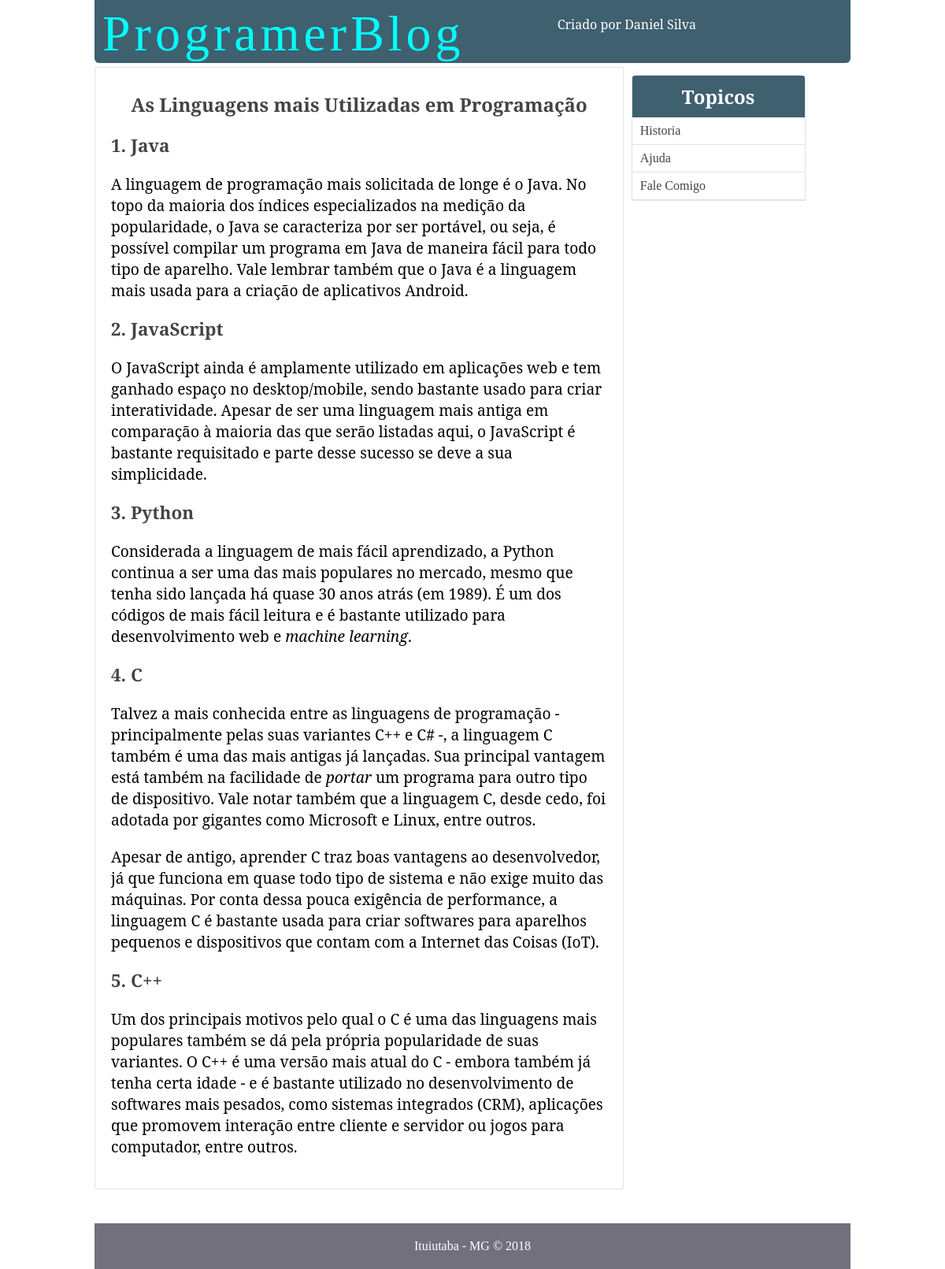
The page /single_post.php?post-slug=as-linguagens-mais-utilizadas-em-programa-o on the database its author committed.
### tables this page shows
CREATE TABLE `posts` (
  `id` int(11) NOT NULL,
  `user_id` int(11) DEFAULT NULL,
  `title` varchar(255) NOT NULL,
  `slug` varchar(255) NOT NULL,
  `views` int(11) NOT NULL DEFAULT '0',
  `image` varchar(255) NOT NULL,
  `body` text NOT NULL,
  `published` tinyint(1) NOT NULL,
  `created_at` timestamp NOT NULL DEFAULT CURRENT_TIMESTAMP ON UPDATE CURRENT_TIMESTAMP,
  `updated_at` timestamp NOT NULL DEFAULT '0000-00-00 00:00:00'
);

CREATE TABLE `topics` (
  `id` int(11) NOT NULL,
  `name` varchar(255) NOT NULL,
  `slug` varchar(255) NOT NULL
);

### includes/public_functions.php (called while the page is built, shortened)
<?php
function getPostTopic($post_id){
	global $conn;
	$sql = "SELECT * FROM topics WHERE id=
			(SELECT topic_id FROM post_topic WHERE post_id=$post_id) LIMIT 1";
	$result = mysqli_query($conn, $sql);
	$topic = mysqli_fetch_assoc($result);
	return $topic;
}
function getPost($slug){
	global $conn;
	$post_slug = $_GET['post-slug'];
	$sql = "SELECT * FROM posts WHERE slug='$post_slug' AND published=true";
	$result = mysqli_query($conn, $sql);
	$post = mysqli_fetch_assoc($result);
	if ($post) {
		$post['topic'] = getPostTopic($post['id']);
	}
	return $post;
}
function getAllTopics()
{
	global $conn;
	$sql = "SELECT * FROM topics";
	$result = mysqli_query($conn, $sql);
	$topics = mysqli_fetch_all($result, MYSQLI_ASSOC);
	return $topics;
}
?>

### single_post.php (the view, shortened to what this page needs)
<?php  include('config.php'); ?>
<?php  include('includes/public_functions.php'); ?>
<?php
	if (isset($_GET['post-slug'])) {
		$post = getPost($_GET['post-slug']);
	}
	$topics = getAllTopics();
?>
<?php include('includes/head_section.php'); ?>
</head>
<body>
<div class="container">
		<?php include( ROOT_PATH . '/includes/navbar.php'); ?>
	<div class="content" >
		<div class="post-wrapper">
			<div class="full-post-div">
			<?php if ($post['published'] == false): ?>
				<h2 class="post-title">Sorry... This post has not been published</h2>
			<?php else: ?>
				<h2 class="post-title"><?php echo $post['title']; ?></h2>
				<div class="post-body-div">
					<?php echo html_entity_decode($post['body']); ?>
				</div>
			<?php endif ?>
			</div>
		</div>
		<div class="post-sidebar">
			<div class="card">
				<div class="card-header">
					<h2>Topicos</h2>
				</div>
				<div class="card-content">
					<?php foreach ($topics as $topic): ?>
						<a
							href="<?php echo BASE_URL . 'filtered_posts.php?topic=' . $topic['id'] ?>">
							<?php echo $topic['name']; ?>
						</a>
					<?php endforeach ?>
				</div>
			</div>
		</div>
	</div>
</div>
<?php include( ROOT_PATH . '/includes/footer.php'); ?>

### static/css/public_styling.css (style rules this page uses)
* { margin: 0px; padding: 0px; }
html { height: 100%; box-sizing: border-box; }
body { position: relative; margin: 0; padding-bottom: 6rem; min-height: 100%; }
h1, h2, h3, h4, h5, h6 { color: #444; font-family: 'Averia Serif Libre', cursive; }
a { text-decoration: none; }
.container { width: 80%; margin: 0px auto; }
.content { margin: 5px auto; border-radius: 5px; min-height: 400px; }
.content:after { content: ""; display: block; clear: both; }
.content .post-wrapper { width: 70%; float: left; min-height: 250px; }
.full-post-div { min-height: 300px; padding: 20px; border: 1px solid #e4e1e1; border-radius: 2px; }
.full-post-div h2.post-title { margin: 10px auto 20px; text-align: center; }
.post-body-div { font-family: 'Noto Serif', serif; font-size: 1.2em; }
.post-body-div p { margin:20px 0px; }
.post-sidebar { width: 24%; float: left; margin-left: 5px; min-height: 400px; }
.post-sidebar .card { width: 95%; margin: 10px auto; border: 1px solid #e4e1e1; border-radius: 10px 10px 0px 0px; }
.post-sidebar .card .card-header { padding: 10px; text-align: center; border-radius: 3px 3px 0px 0px; background: #3E606F; }
.post-sidebar .card .card-header h2 { color: white; }
.post-sidebar .card .card-content a { display: block; box-sizing: border-box; padding: 8px 10px; border-bottom: 1px solid #e4e1e1; color: #444; }

### rows shown on the page
posts: title "As Linguagens mais Utilizadas em Programação", body "1. Java A linguagem de programação mais solicitada de longe é o Java. No topo da maioria dos índices especializados na medição da popularidade, o Java se caracteriza por ser portável, ou seja, é possível compilar um programa em Java de maneira fácil para todo tipo de aparelho. Vale lembrar também que o Java é a linguagem mais usada para a criação de aplicativos Android. 2. JavaScript O JavaScript ainda é amplamente utilizado em aplicações web e tem ganhado espaço no desktop/mobile, sendo bastante usado para criar interatividade. Apesar de ser uma linguagem mais antiga em comparação à maioria das que serão listadas aqui, o JavaScript é bastante requisitado e parte desse sucesso se deve a sua…"
topics: name "Historia"
topics: name "Ajuda"
topics: name "Fale Comigo"
